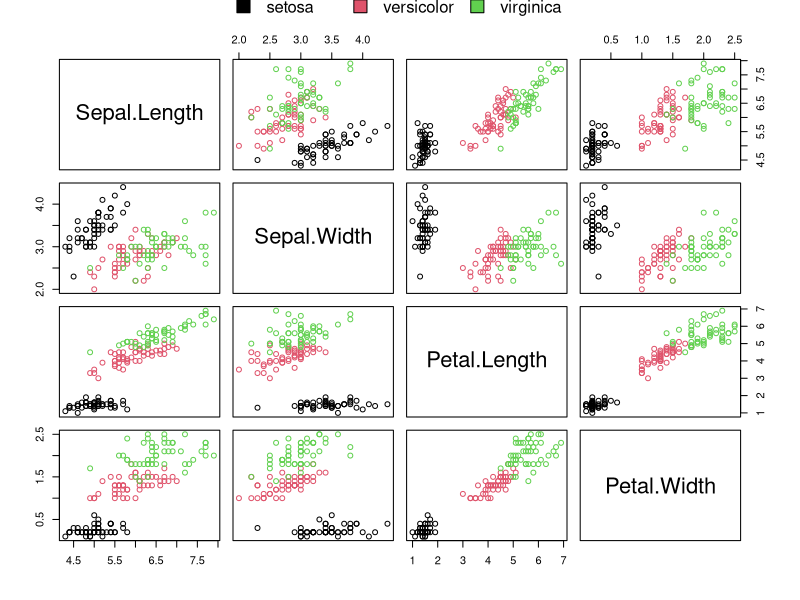

The R source for this figure:
pairs(iris[1:4], col = iris$Species)
legend(0.5, 1, levels(iris$Species), fill = 1:3, bty = "n",
       horiz = TRUE, xjust = 0.5, yjust = 0, xpd = TRUE)

